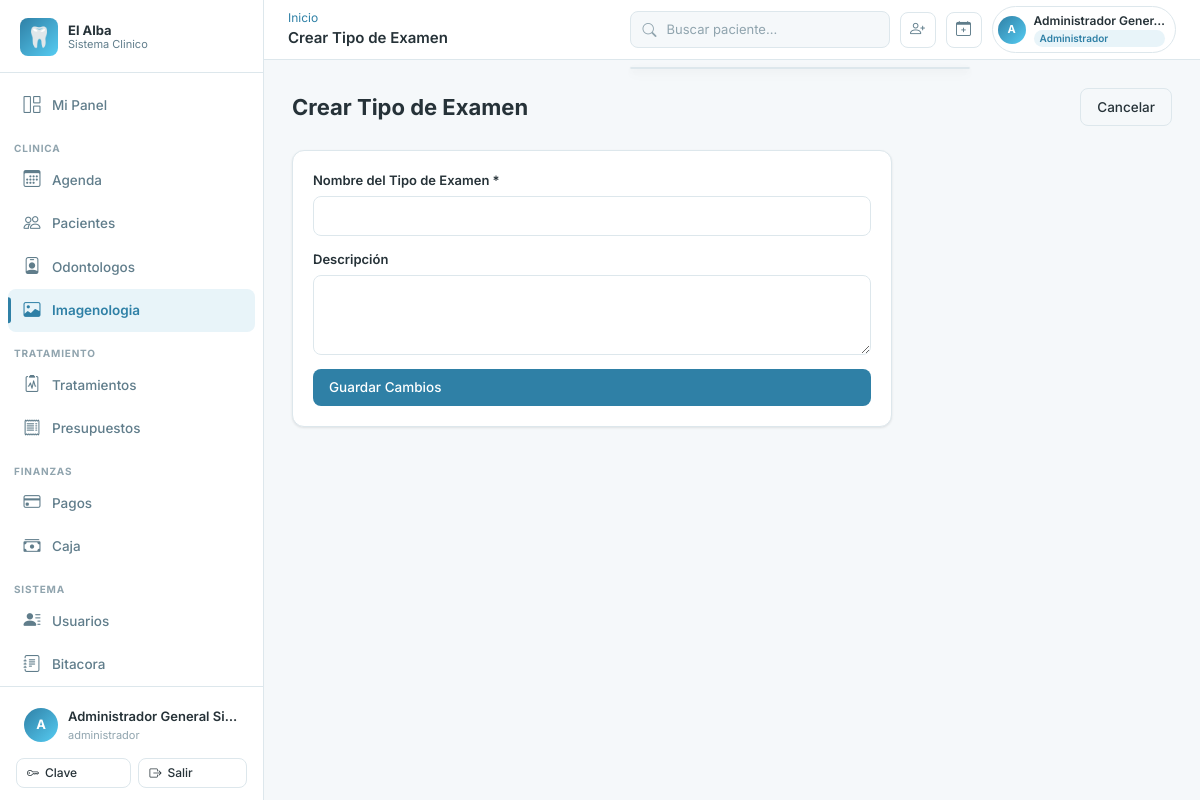
Page /imagenologia/tipos/nuevo/ (signed in) on the committed database.
### apps/accounts/models.py (models this page shows, shortened)
class Usuario(AbstractBaseUser):
    ESTADO_ACTIVO = "activo"
    ESTADO_INACTIVO = "inactivo"
    ESTADO_BLOQUEADO = "bloqueado"
    ESTADO_CHOICES = [
        (ESTADO_ACTIVO, "Activo"),
        (ESTADO_INACTIVO, "Inactivo"),
        (ESTADO_BLOQUEADO, "Bloqueado"),
    ]
    id_usuario = models.AutoField(primary_key=True)
    id_persona = models.OneToOneField(
        "personas.Persona",
        db_column="id_persona",
        on_delete=models.RESTRICT,
        related_name="usuario",
    )
    username = models.CharField(max_length=50, unique=True)
    password_hash = models.CharField(max_length=255)
    estado_acceso = models.CharField(
        max_length=20, choices=ESTADO_CHOICES, default=ESTADO_ACTIVO
    )
    ultimo_acceso = models.DateTimeField(null=True, blank=True)
    fecha_creacion = models.DateTimeField(default=timezone.now)
    fecha_actualizacion = models.DateTimeField(auto_now=True)
    is_staff = models.BooleanField(default=False)
    is_superuser = models.BooleanField(default=False)
    PASSWORD_FIELD = "password_hash"
    USERNAME_FIELD = "username"
    REQUIRED_FIELDS = []
    objects = UsuarioManager()
    class Meta:
        db_table = "usuarios"
        verbose_name = "Usuario"
        verbose_name_plural = "Usuarios"
        permissions = [
            ("disable_usuario", "Puede inhabilitar usuario"),
            ("reactivate_usuario", "Puede reactivar usuario"),
            ("reset_password_usuario", "Puede resetear password de usuario"),
        ]
    def has_perm(self, perm, obj=None):
        if self.is_superuser:
            return True
    def has_perms(self, perm_list, obj=None):
        if not isinstance(perm_list, (list, tuple)):
            perm_list = [perm_list]
        return all(self.has_perm(perm, obj) for perm in perm_list)
    def tiene_rol(self, *roles: str) -> bool:
        if self.is_superuser:
            return True
    @property
    def password(self):
        return self.password_hash
    @password.setter
    def password(self, value):
        self.password_hash = value
    @property
    def nombre_completo(self):
        try:
            return self.id_persona.nombre_completo
        except Exception:
            return self.username

### apps/personas/models.py (models this page shows, shortened)
class Persona(models.Model):
    ESTADO_ACTIVO = "activo"
    ESTADO_INACTIVO = "inactivo"
    ESTADO_CHOICES = [
        (ESTADO_ACTIVO, "Activo"),
        (ESTADO_INACTIVO, "Inactivo"),
    ]
    id_persona = models.AutoField(primary_key=True)
    rut = models.CharField(max_length=12, unique=True)
    nombres = models.CharField(max_length=80)
    apellido_paterno = models.CharField(max_length=50)
    apellido_materno = models.CharField(max_length=50, null=True, blank=True)
    fecha_nacimiento = models.DateField(null=True, blank=True)
    id_sexo = models.ForeignKey(
        Sexo,
        db_column="id_sexo",
        on_delete=models.RESTRICT,
        null=True,
        blank=True,
        related_name="personas",
    )
    correo = models.CharField(max_length=120, unique=True, null=True, blank=True)
    telefono = models.CharField(max_length=20, null=True, blank=True)
    direccion = models.CharField(max_length=150, null=True, blank=True)
    comuna = models.CharField(max_length=80, null=True, blank=True)
    ciudad = models.CharField(max_length=80, null=True, blank=True)
    estado_persona = models.CharField(
        max_length=20, choices=ESTADO_CHOICES, default=ESTADO_ACTIVO
    )
    fecha_creacion = models.DateTimeField(default=timezone.now)
    fecha_actualizacion = models.DateTimeField(auto_now=True)
    class Meta:
        db_table = "personas"
        verbose_name = "Persona"
        verbose_name_plural = "Personas"
        indexes = [
            models.Index(fields=["rut"], name="idx_personas_rut"),
            models.Index(fields=["id_sexo"], name="idx_personas_id_sexo"),
        ]
    @property
    def nombre_completo(self) -> str:
        partes = [self.nombres, self.apellido_paterno]
        if self.apellido_materno:
            partes.append(self.apellido_materno)
        return " ".join(partes)

### apps/imagenologia/views.py (the view, shortened to what this page needs)
# urls.py: path("tipos/nuevo/", views.TipoExamenCrearView.as_view(), name="tipos_crear"),
class TipoExamenCrearView(PermisoRequeridoMixin, View):
    permission_required = "imagenologia.add_tipoexamenimagenologico"
    template_name = "imagenologia/tipo_examen_form.html"
    def get(self, request):
        return render(request, self.template_name, {"accion": "Crear"})

### apps/core/context_processors.py (called while the page is built)
def clinica_context(request):
    ctx = {
        "CLINICA_NOMBRE": settings.CLINICA_NOMBRE,
        "CLINICA_RUT": settings.CLINICA_RUT,
        "CLINICA_DIRECCION": settings.CLINICA_DIRECCION,
        "CLINICA_TELEFONO": settings.CLINICA_TELEFONO,
        "CLINICA_EMAIL": settings.CLINICA_EMAIL,
    }
    if request.user.is_authenticated:
        ctx["usuario_roles"] = list(
            request.user.usuario_roles.filter(rol__estado_rol="activo")
            .values_list("rol__nombre", flat=True)
        )
        try:
            from apps.caja.models import Caja
            ctx["caja_usuario"] = Caja.objects.filter(
                id_usuario_apertura=request.user,
                estado_caja="abierta",
            ).first()
        except Exception:
            ctx["caja_usuario"] = None
    return ctx

### apps/core/templatetags/core_tags.py (called while the page is built)
@register.filter(name='user_tiene_rol')
def user_tiene_rol(user, roles_str):
    if not user or not user.is_authenticated:
        return False
    roles = [r.strip() for r in roles_str.split(',')]
    if hasattr(user, 'tiene_rol'):
        return user.tiene_rol(*roles)
    return False

### templates/imagenologia/tipo_examen_form.html (shortened to what this page needs)
{% extends 'base.html' %}
{% block topbar_title %}{{ accion }} Tipo de Examen{% endblock %}
{% block content %}
<div class="page-header d-flex justify-content-between align-items-center">
  <div>
    <h1 class="page-title">{{ accion }} Tipo de Examen</h1>
  </div>
  <a href="{% url 'imagenologia:tipos_lista' %}" class="btn btn-outline">Cancelar</a>
</div>
<div class="card" style="max-width: 600px;">
  <div class="card-body">
    <form method="post">
      <div class="mb-3">
        <label class="form-label">Nombre del Tipo de Examen *</label>
        <input type="text" name="nombre" class="form-control" value="{{ tipo.nombre|default:'' }}" required>
      </div>
      <div class="mb-3">
        <label class="form-label">Descripción</label>
        <textarea name="descripcion" class="form-control" rows="3">{{ tipo.descripcion|default:'' }}</textarea>
      </div>
      <button type="submit" class="btn btn-primary w-100">Guardar Cambios</button>
    </form>
  </div>
</div>
{% endblock %}

### templates/base.html (shortened to what this page needs)
{% load static core_tags %}
<!DOCTYPE html>
<html lang="es">
<head>
  <link rel="stylesheet" href="https://cdn.jsdelivr.net/npm/bootstrap-icons@1.11.3/font/bootstrap-icons.min.css">
  <link href="https://cdn.jsdelivr.net/npm/bootstrap@5.3.3/dist/css/bootstrap.min.css" rel="stylesheet">
  <link rel="stylesheet" href="{% static 'css/main.css' %}">
</head>
<body>
<div class="app-wrapper">
  <aside class="sidebar" id="sidebar" role="navigation" aria-label="Menu principal">
    <div class="sidebar-logo">
      <div class="sidebar-logo-icon" aria-hidden="true">&#x1F9B7;</div>
      <div class="sidebar-logo-text">
        El Alba
        <small>Sistema Clinico</small>
      </div>
    </div>
    <nav class="sidebar-nav">
      <a href="{% url 'dashboard:index' %}" class="sidebar-link" id="nav-dashboard">
        <span class="nav-icon"><i class="bi bi-grid-1x2" aria-hidden="true"></i></span>
        {% if request.user|user_tiene_rol:'odontologo' %}Mi Panel{% elif request.user|user_tiene_rol:'recepcionista,administrativo' %}Recepcion{% else %}Dashboard{% endif %}
      </a>
      {% if request.user|user_tiene_rol:'administrador,director,director_clinico' %}
      <div class="sidebar-section">Clinica</div>
      <a href="{% url 'agenda:calendario' %}" class="sidebar-link" id="nav-agenda"><span class="nav-icon"><i class="bi bi-calendar3" aria-hidden="true"></i></span>Agenda</a>
      <a href="{% url 'pacientes:lista' %}" class="sidebar-link" id="nav-pacientes"><span class="nav-icon"><i class="bi bi-people" aria-hidden="true"></i></span>Pacientes</a>
      <a href="{% url 'odontologos:lista' %}" class="sidebar-link" id="nav-odontologos"><span class="nav-icon"><i class="bi bi-person-badge" aria-hidden="true"></i></span>Odontologos</a>
      <a href="{% url 'imagenologia:lista' %}" class="sidebar-link" id="nav-imagenologia"><span class="nav-icon"><i class="bi bi-image" aria-hidden="true"></i></span>Imagenologia</a>
      <div class="sidebar-section">Tratamiento</div>
      <a href="{% url 'tratamientos:lista' %}" class="sidebar-link" id="nav-tratamientos"><span class="nav-icon"><i class="bi bi-clipboard2-pulse" aria-hidden="true"></i></span>Tratamientos</a>
      <a href="{% url 'presupuestos:lista' %}" class="sidebar-link" id="nav-presupuestos"><span class="nav-icon"><i class="bi bi-receipt" aria-hidden="true"></i></span>Presupuestos</a>
      <div class="sidebar-section">Finanzas</div>
      <a href="{% url 'pagos:lista' %}" class="sidebar-link" id="nav-pagos"><span class="nav-icon"><i class="bi bi-credit-card" aria-hidden="true"></i></span>Pagos</a>
      <a href="{% url 'caja:lista' %}" class="sidebar-link" id="nav-caja"><span class="nav-icon"><i class="bi bi-cash-stack" aria-hidden="true"></i></span>Caja</a>
      <div class="sidebar-section">Sistema</div>
      <a href="{% url 'personas:lista' %}" class="sidebar-link" id="nav-personas"><span class="nav-icon"><i class="bi bi-person-lines-fill" aria-hidden="true"></i></span>Usuarios</a>
      <a href="{% url 'auditoria:lista' %}" class="sidebar-link" id="nav-auditoria"><span class="nav-icon"><i class="bi bi-journal-text" aria-hidden="true"></i></span>Bitacora</a>
      {% else %}
      <a href="{% url 'pacientes:lista' %}" class="sidebar-link"><span class="nav-icon"><i class="bi bi-people" aria-hidden="true"></i></span>Pacientes</a>
      <a href="{% url 'agenda:calendario' %}" class="sidebar-link"><span class="nav-icon"><i class="bi bi-calendar3" aria-hidden="true"></i></span>Agenda</a>
      {% endif %}
    </nav>
    <div class="sidebar-footer">
      <div class="sidebar-user" role="button" tabindex="0" aria-label="Opciones de usuario">
        <div class="sidebar-user-avatar" aria-hidden="true">{{ request.user.username|first|upper }}</div>
        <div class="sidebar-user-info">
          <div class="sidebar-user-name">{{ request.user.nombre_completo }}</div>
          <div class="sidebar-user-role">
            {% for rol in usuario_roles %}{{ rol }}{% if not forloop.last %}, {% endif %}{% endfor %}
          </div>
        </div>
      </div>
      <div class="mt-2 d-flex gap-2">
        <a href="{% url 'accounts:cambiar_password' %}" class="btn btn-outline btn-sm flex-fill">
          <i class="bi bi-key" aria-hidden="true"></i> Clave
        </a>
        <form method="post" action="{% url 'accounts:logout' %}" class="flex-fill">
          <button type="submit" class="btn btn-outline btn-sm w-100">
            <i class="bi bi-box-arrow-right" aria-hidden="true"></i> Salir
          </button>
        </form>
      </div>
    </div>
  </aside>
  <div class="main-content">
    <header class="topbar" role="banner">
      <div class="topbar-left">
        <div>
          <nav aria-label="Ruta actual" class="breadcrumb mb-0 d-none d-md-flex">
            {% block breadcrumb %}<a href="{% url 'dashboard:index' %}">Inicio</a>{% endblock %}
          </nav>
          <span class="topbar-title">{% block topbar_title %}Panel{% endblock %}</span>
        </div>
      </div>
      <div class="topbar-actions">
        <div class="position-relative">
          <div class="search-box" role="search">
            <i class="bi bi-search" style="color:var(--color-texto-muy-suave);flex-shrink:0;" aria-hidden="true"></i>
            <input
              type="search"
              placeholder="Buscar paciente..."
              hx-get="{% url 'pacientes:buscar_htmx' %}"
              hx-trigger="input changed delay:300ms, search"
              hx-target="#resultados-busqueda-global"
              name="q"
              autocomplete="off"
              id="busqueda-global"
              aria-label="Buscador universal"
              aria-autocomplete="list"
              aria-controls="resultados-busqueda-global"
            >
          </div>
          <div id="resultados-busqueda-global" class="search-results-dropdown" role="listbox" aria-label="Resultados de busqueda"></div>
        </div>
        {% if request.user|user_tiene_rol:'administrador,recepcionista,administrativo,director' %}
        <a href="{% url 'pacientes:crear' %}" class="topbar-icon-btn d-none d-lg-flex" title="Nuevo paciente" aria-label="Nuevo paciente">
          <i class="bi bi-person-plus" aria-hidden="true"></i>
        </a>
        <a href="{% url 'agenda:crear_cita' %}" class="topbar-icon-btn d-none d-lg-flex" title="Nueva cita" aria-label="Nueva cita">
          <i class="bi bi-calendar-plus" aria-hidden="true"></i>
        </a>
        {% endif %}
        <div class="topbar-user-chip" id="topbar-user-menu" role="button" tabindex="0" aria-label="Menu de usuario">
          <div class="topbar-user-avatar" aria-hidden="true">{{ request.user.username|first|upper }}</div>
          <div class="d-none d-md-block">
            <div class="topbar-user-name">{{ request.user.nombre_completo|truncatechars:20 }}</div>
            {% for rol in usuario_roles|slice:":1" %}
            <div class="topbar-role-chip">{{ rol }}</div>
            {% endfor %}
          </div>
        </div>
      </div>
    </header>
    <main class="page-content" id="main-content" tabindex="-1">
      {% block content %}{% endblock %}
    </main>
  </div>
</div>
</body>
</html>

### rows in the picture
Usuario: user.username|first "A", user.nombre_completo "Administrador General Si…", user.nombre_completo "Administrador Gener…"

### other values in the picture
{{ rol }} "administrador"
{{ accion }} "Crear"
{{ rol }} "Administrador"
